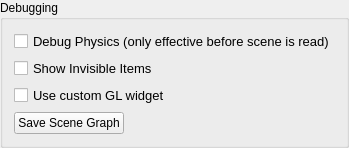
           <widget class="QGroupBox" name="debugPanel">
            <property name="enabled">
             <bool>true</bool>
            </property>
            <property name="title">
             <string>Debugging</string>
            </property>
            <layout class="QVBoxLayout" name="verticalLayout_21">
             <item>
              <widget class="QCheckBox" name="debugPhysicsCheckBox">
               <property name="font">
                <font>
                 <pointsize>10</pointsize>
                </font>
               </property>
               <property name="text">
                <string>Debug Physics (only effective before scene is read)</string>
               </property>
              </widget>
             </item>
             <item>
              <widget class="QCheckBox" name="showInvisibleObjectsCheckBox">
               <property name="font">
                <font>
                 <pointsize>10</pointsize>
                </font>
               </property>
               <property name="text">
                <string>Show Invisible Items</string>
               </property>
              </widget>
             </item>
             <item>
              <widget class="QCheckBox" name="useCustomGLWidget">
               <property name="font">
                <font>
                 <pointsize>10</pointsize>
                 <weight>50</weight>
                 <bold>false</bold>
                </font>
               </property>
               <property name="text">
                <string>Use custom GL widget</string>
               </property>
              </widget>
             </item>
             <item>
              <layout class="QHBoxLayout" name="horizontalLayout_3">
               <item>
                <widget class="QPushButton" name="saveSceneGraph">
                 <property name="text">
                  <string>Save Scene Graph</string>
                 </property>
                </widget>
               </item>
               <item>
                <spacer name="horizontalSpacer_34">
                 <property name="orientation">
                  <enum>Qt::Horizontal</enum>
                 </property>
                 <property name="sizeHint" stdset="0">
                  <size>
                   <width>40</width>
                   <height>20</height>
                  </size>
                 </property>
                </spacer>
               </item>
              </layout>
             </item>
            </layout>
           </widget>
